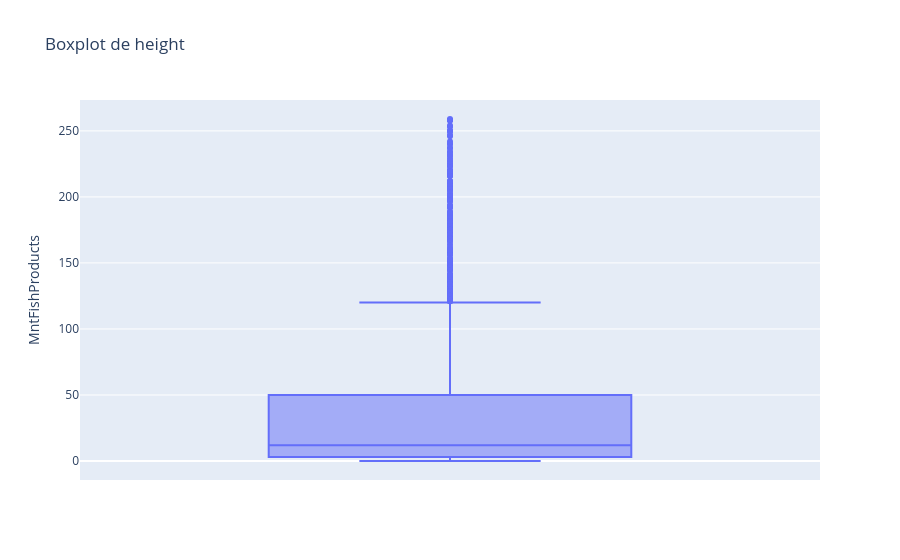

Write notebook code for a chart like this one.
### Code cell
fig = px.box(df, y='MntFishProducts', title='Boxplot de MntFishProducts')
fig.show()

### Figure 1 — Plotly figure (JSON) as saved in the notebook; plotly's stock layout.template omitted (floating-point values rounded to 4 significant figures; data arrays with more than 128 entries replaced by an {"elided": "..."} marker saying what was removed)
{"data": [{"alignmentgroup": "True", "hovertemplate": "MntFishProducts=%{y}<extra></extra>", "legendgroup": "", "marker": {"color": "#636efa"}, "name": "", "notched": false, "offsetgroup": "", "orientation": "v", "showlegend": false, "type": "box", "x0": " ", "xaxis": "x", "y": {"elided": "2216 int values"}, "y0": " ", "yaxis": "y"}], "layout": {"boxmode": "group", "legend": {"tracegroupgap": 0}, "title": {"text": "Boxplot de height"}, "xaxis": {"anchor": "y", "domain": [0, 1]}, "yaxis": {"anchor": "x", "domain": [0, 1], "title": {"text": "MntFishProducts"}}}}
